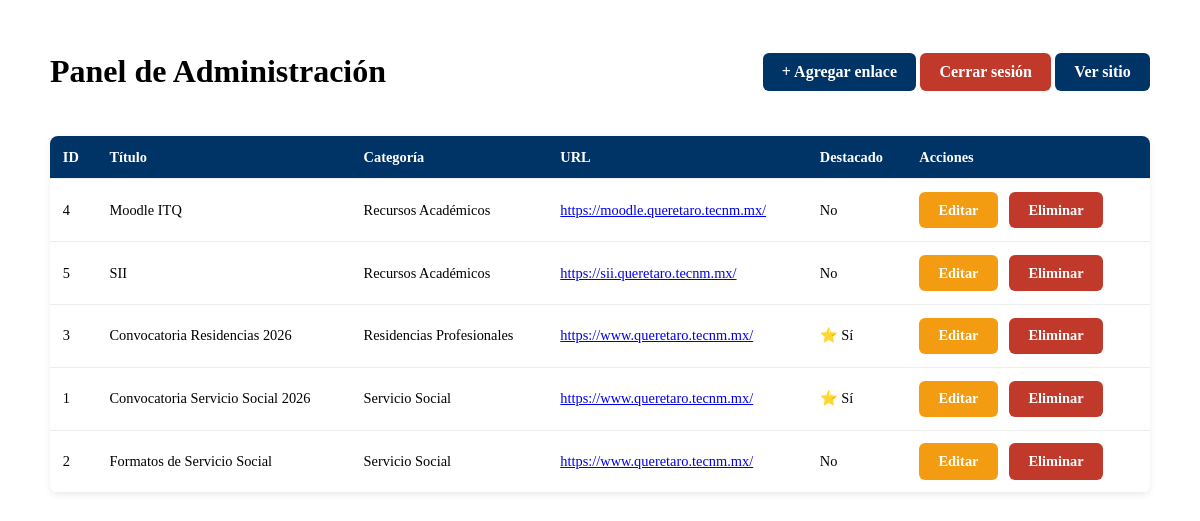
Page /admin/dashboard.php (signed in) on the committed database.
### tables this page shows
CREATE TABLE enlaces (
    id INT AUTO_INCREMENT PRIMARY KEY,
    titulo VARCHAR(150) NOT NULL,
    descripcion TEXT,
    url VARCHAR(500) NOT NULL,
    categoria_id INT NOT NULL,
    destacado TINYINT(1) DEFAULT 0,
    fecha_creacion TIMESTAMP DEFAULT CURRENT_TIMESTAMP,
    FOREIGN KEY (categoria_id) REFERENCES categorias(id) ON DELETE CASCADE
);

CREATE TABLE categorias (
    id INT AUTO_INCREMENT PRIMARY KEY,
    nombre VARCHAR(100) NOT NULL,
    descripcion VARCHAR(255) DEFAULT NULL
);

### admin/dashboard.php (the view, shortened to what this page needs)
<?php
require_once '../config/db.php';
$sql = "SELECT e.*, c.nombre AS categoria_nombre
        FROM enlaces e
        JOIN categorias c ON c.id = e.categoria_id
        ORDER BY c.nombre, e.titulo";
$enlaces = $pdo->query($sql)->fetchAll();
?>
<!DOCTYPE html>
<html lang="es">
<head>
    <link rel="stylesheet" href="../assets/css/style.css">
</head>
<body>
    <div class="admin-container">
        <div class="admin-header">
            <h1>Panel de Administración</h1>
            <div>
                <a href="agregar.php" class="btn">+ Agregar enlace</a>
                <a href="logout.php" class="btn btn-danger">Cerrar sesión</a>
                <a href="../index.php" class="btn">Ver sitio</a>
            </div>
        </div>
        <table>
            <thead>
                <tr>
                    <th>ID</th>
                    <th>Título</th>
                    <th>Categoría</th>
                    <th>URL</th>
                    <th>Destacado</th>
                    <th>Acciones</th>
                </tr>
            </thead>
            <tbody>
                <?php if (empty($enlaces)): ?>
                    <tr><td colspan="6" style="text-align:center;">No hay enlaces registrados.</td></tr>
                <?php else: ?>
                    <?php foreach ($enlaces as $e): ?>
                        <tr>
                            <td><?= $e['id'] ?></td>
                            <td><?= htmlspecialchars($e['titulo']) ?></td>
                            <td><?= htmlspecialchars($e['categoria_nombre']) ?></td>
                            <td><a href="<?= htmlspecialchars($e['url']) ?>" target="_blank"><?= htmlspecialchars($e['url']) ?></a></td>
                            <td><?= $e['destacado'] ? '⭐ Sí' : 'No' ?></td>
                            <td class="acciones">
                                <a href="editar.php?id=<?= $e['id'] ?>" class="btn btn-warning">Editar</a>
                                <a href="eliminar.php?id=<?= $e['id'] ?>" class="btn btn-danger" onclick="return confirm('¿Seguro que deseas eliminar este enlace?')">Eliminar</a>
                            </td>
                        </tr>
                    <?php endforeach; ?>
                <?php endif; ?>
            </tbody>
        </table>
    </div>
</body>
</html>

### admin/dashboard.php (style rules this page uses)
.admin-container { max-width: 1100px; margin: 2rem auto; padding: 0 1rem; }
.admin-header { display: flex; justify-content: space-between; align-items: center; margin-bottom: 1.5rem; flex-wrap: wrap; gap: 1rem; }
.btn { display: inline-block; padding: 0.6rem 1.2rem; background: #003366; color: white; text-decoration: none; border-radius: 6px; font-weight: 600; border: none; cursor: pointer; }
.btn-danger { background: #c0392b; }
.btn-warning { background: #f39c12; }
table { width: 100%; border-collapse: collapse; background: white; border-radius: 8px; overflow: hidden; box-shadow: 0 2px 6px rgba(0,0,0,0.08); }
th, td { padding: 0.8rem; text-align: left; border-bottom: 1px solid #eee; font-size: 0.9rem; }
th { background: #003366; color: white; }
.acciones a { margin-right: 0.5rem; }

### rows in the picture
enlaces: id "4", titulo "Moodle ITQ", categoria.nombre "Recursos Académicos", url "https://moodle.queretaro.tecnm.mx/", destacado "No"
enlaces: id "5", titulo "SII", categoria.nombre "Recursos Académicos", url "https://sii.queretaro.tecnm.mx/", destacado "No"
enlaces: id "3", titulo "Convocatoria Residencias 2026", categoria.nombre "Residencias Profesionales", url "https://www.queretaro.tecnm.mx/", destacado "⭐ Sí"
enlaces: id "1", titulo "Convocatoria Servicio Social 2026", categoria.nombre "Servicio Social", url "https://www.queretaro.tecnm.mx/", destacado "⭐ Sí"
enlaces: id "2", titulo "Formatos de Servicio Social", categoria.nombre "Servicio Social", url "https://www.queretaro.tecnm.mx/", destacado "No"
